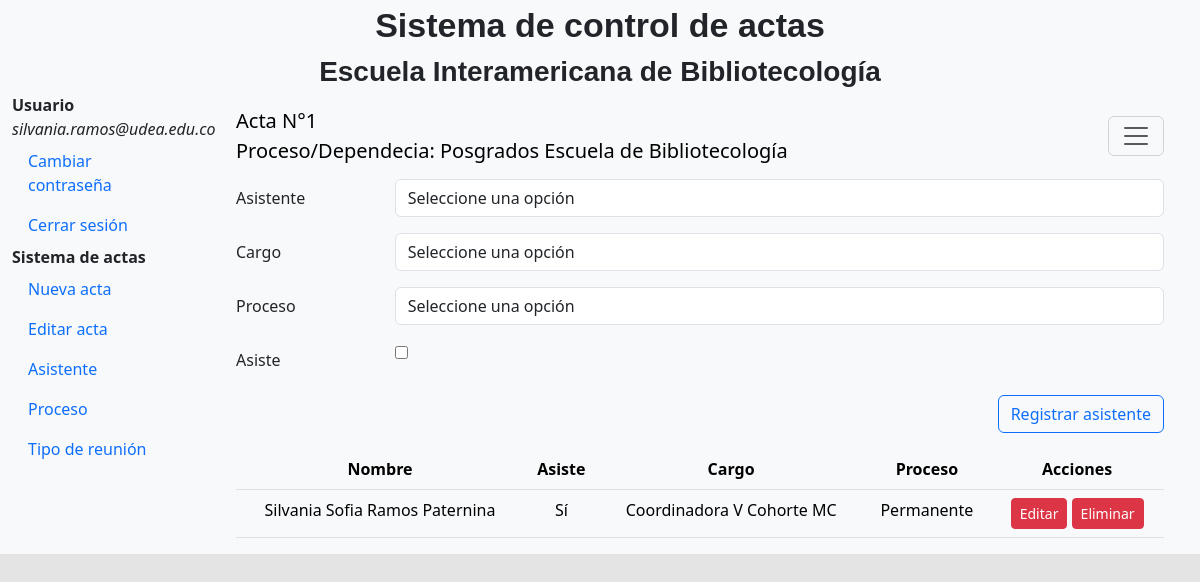
Page /app_registro/RegistroUsuariosConfirmacion/41/12/1/ (signed in) on the earlier database version.
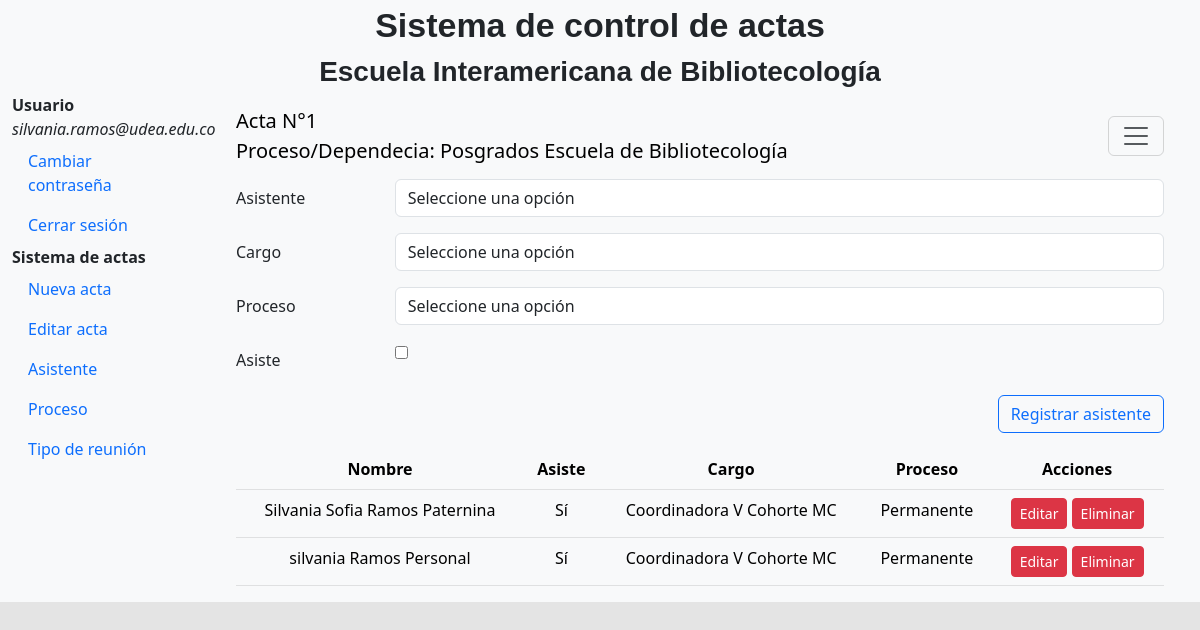
Same page on the later database version.
### app_registro/models.py (models this page shows, shortened)
class Confirmation(models.Model):
    user_id = models.ForeignKey(User,on_delete =models.CASCADE,verbose_name="Usuario")
    act_id = models.ForeignKey(Act,on_delete =models.CASCADE)
    asset = models.BooleanField(null=True, default=None)
    job_position = models.ForeignKey(Job, on_delete=models.SET_NULL, blank=True, null=True)
    process = models.ForeignKey(Process,on_delete =models.CASCADE,null=True, default=None)
    approved = models.BooleanField(null=True, default=False)

class User(models.Model):
    name = models.CharField(max_length=200, default=None)
    mail = models.CharField(max_length=200,null=True,default=None)
    num_id = models.IntegerField(default=None)

class Job(models.Model):
    name_job = models.CharField(max_length=200)
    description = models.CharField(max_length=200,null=True, default=None)
    def __str__(self):
        return str(self.name_job)

class Process(models.Model):
    name = models.CharField(max_length=200,null=True, default=None)
    def __str__(self):
        return str(self.name)

### app_registro/views.py (the view)
# urls.py: path('RegistroUsuariosConfirmacion/<int:act_id>/<str:act_proceso>/<int:act_ident>/', views.RegisterUserConfirmation, name='RegistroUserconfirmation'),
@login_required
def RegisterUserConfirmation(request,act_id,act_proceso,act_ident):
    if request.method == 'POST':
        formuser = RegisterFormUserConfirmation(request.POST)
        if formuser.is_valid():
            user_id = formuser.cleaned_data['user_id']  # Obtener el ID del usuario del formulario
            existing_confirmation = Confirmation.objects.filter(act_id=act_id, user_id=user_id).first()
            if existing_confirmation:
                messages.error(request, 'el usuario ya se encuentra registrado')
                context = {'act_id': act_id, 'act_proceso': act_proceso, 'act_ident': act_ident}
                url_redireccion = reverse('RegistroUserconfirmation' , kwargs={'act_id': act_id, 'act_proceso': act_proceso, 'act_ident': act_ident})
                return redirect(url_redireccion)
            confirmacion = formuser.save(commit=False)
            confirmacion.save()
            url_redireccion = reverse('RegistroUserconfirmation' , kwargs={'act_id': act_id, 'act_proceso': act_proceso, 'act_ident': act_ident})
            return redirect(url_redireccion)
    else:
        formuser = RegisterFormUserConfirmation()
    confimaciones = Confirmation.objects.filter(act_id=act_id)
    proceso = Dependece.objects.get(cod=act_proceso)
    context = {
    'form': formuser,
    'act_id': act_id,
    'act_proceso': act_proceso,
    'act_ident': act_ident,
    'confimaciones':confimaciones,
    'proceso': proceso,
    }
    return render(request, 'app_registro/formulario2.html', context)

### app_registro/forms.py
class RegisterFormUserConfirmation(forms.ModelForm):
    class Meta:
        model = Confirmation
        fields = "__all__"
        widgets = {
            'asset': forms.CheckboxInput(),
        }
    def __init__(self, *args, **kwargs):
        super().__init__(*args, **kwargs)
        self.fields['job_position'].required = False
        user = User.objects.values_list('pk','name')
        self.fields['user_id'].choices = user
        job = Job.objects.values_list('pk', 'name_job')
        self.fields['job_position'].choices = job
        proceso = Process.objects.values_list('pk', 'name')
        self.fields['process'].choices = proceso

### Templates/app_registro/formulario2.html (shortened to what this page needs)
{% extends 'base.html' %}
{% load static %}
    {% block content %}
    <main class="col-md-9 ms-sm-auto col-lg-10 px-md-4">
      <nav class="navbar bg-body-tertiary ">
        <div class="container-fluid">
          <a class="navbar-brand" href="#">
            <div>
              <label>Acta N°{{ act_ident }} </label>
              </div>
              <div>
              <label>Proceso/Dependecia: {{ proceso.name }}</label>
              </div>
            </a>
          <button class="navbar-toggler" type="button" data-bs-toggle="offcanvas" data-bs-target="#offcanvasNavbar" aria-controls="offcanvasNavbar" aria-label="Toggle navigation">
            <span class="navbar-toggler-icon"></span>
          </button>
        </div>
      </nav>
      <form method="post" id="myForm">
          <div class="container-fluid">
            <div class="mb-3 row">
              <label class="col-sm-2 col-form-label">Asistente</label>
              <div class="col-sm-10">
                <select name="user_id" id="user_id" class="form-control" required>
                  <option value="">Seleccione una opción</option>
                </select>
              </div>
            </div>
            <div  class="mb-3 row">
              <label class="col-sm-2 col-form-label">Cargo</label>
              <div class="col-sm-10">
                <select name="job_position" id="job_position" class="form-control">
                  <option value="">Seleccione una opción</option>
                </select>
              </div>
            </div>
            <div class="mb-3 row">
              <label class="col-sm-2 col-form-label">Proceso</label>
              <div class="col-sm-10">
                <select name="process" id="process" class="form-control" required>
                  <option value="">Seleccione una opción</option>
                </select>
              </div>
            </div>
            <div class="mb-3 row">
              <label class="col-sm-2 col-form-label">Asiste</label>
              <div class="col-sm-10">
                <input type="checkbox" name="asset" id="asset" >
              </div>
            </div>
            <div class="mb-3 ">
              <div class="d-flex justify-content-end">
                <button type="submit" class="btn btn-outline-primary ml-auto">Registrar asistente</button>
              </div>
            </div>
          </div>
            <div class="container-fluid">
              <table class="table table-light text-center">
                <thead>
                  <tr>
                    <th>Nombre</th>
                    <th>Asiste</th>
                    <th>Cargo</th>
                    <th>Proceso</th>
                    <th>Acciones</th>
                  </tr>
                </thead>
                <tbody>
                  {% for user in confimaciones %}
                    <tr>
                      <td>{{ user.user_id.name}}</td>
                      <td>
                        {% if user.asset == True %}
                            Sí
                        {% elif user.asset == False %}
                            No
                        {% else %}
                            No registrado
                        {% endif %}
                    </td>
                      <td>{{ user.job_position }}</td>
                      <td>{{ user.process}}</td>
                      <td>
                        <a href="{% url 'EditarRegistroUsuariosConfirmacion' user.id act_id act_proceso act_ident%}" class="btn btn-danger btn-sm">Editar</a>
                        <a href="{% url 'eliminar_RegistroUsuariosConfirmacion' user.id act_id act_proceso act_ident%}" class="btn btn-danger btn-sm delete-typemeet" data-typemeet-id="{{ user.id }}">Eliminar</a>
                      </td>
                    </tr>
                  {% empty %}
                    <tr>
                      <td colspan="5">No se encontraron asistentes</td>
                    </tr>
                  {% endfor %}
                </tbody>
              </table>
            </div>
      </form>
    </main>
    {% endblock %}

Differences in the rows shown:
added Confirmation: user_id.name "silvania Ramos Personal", asset "Sí", job_position "Coordinadora V Cohorte MC", process "Permanente"
